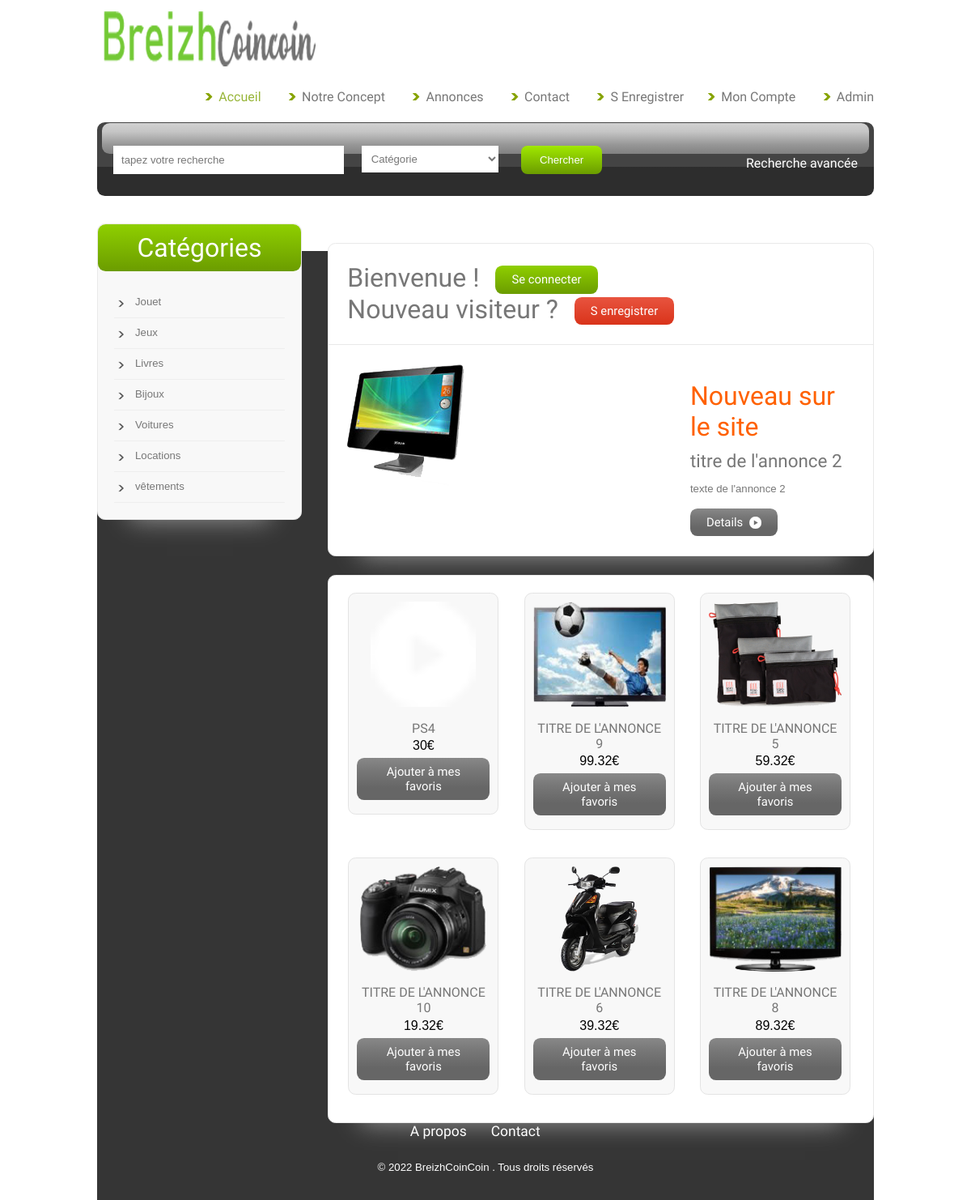
The page / on the database its author committed.
### tables this page shows
CREATE TABLE `annonces` (
  `annonceId` int(11) NOT NULL,
  `title` varchar(150) NOT NULL,
  `price` double NOT NULL,
  `DATE` varchar(30) DEFAULT NULL,
  `image` varchar(50) DEFAULT NULL,
  `description` varchar(1000) DEFAULT NULL,
  `categorie` int(11) DEFAULT NULL,
  `userId` int(11) DEFAULT NULL,
  `UPDATE_TIME` date DEFAULT NULL
);

### index.php (the view, shortened to what this page needs)
<?php
include("inc/top.php");
?>
<?php
		 $get_last_five = $bd -> prepare("SELECT * FROM annonces
		 ORDER BY  `DATE` DESC  LIMIT 5 ");
		 $get_annonces= $bd -> prepare("SELECT * FROM annonces");
		 $get_last_five -> execute();
		 $get_annonces -> execute();
		 $last_five=$get_last_five -> fetchall();
		 $random_index=array_rand($last_five,1);
		 $all_announces=$get_annonces->fetchall();
		 $six_announces=array_rand($all_announces,6);
		 shuffle($six_announces);
?>
<div class="main">
<div class="sidebar">
<div class="s-main">
	<div class="s_hdr">
		<h2>Catégories</h2>
	</div>
	<div class="text1-nav">
		<ul>
			<?php
				foreach($categories as $cat){
				print_r("<li><a href=categories.php?id=".$cat['id'].">".$cat['NAME']."</a></li>");
				}
			?>
	    </ul>
	</div>
</div>
</div>
<div class="content">
	<div class="cnt-main">
		<div class="s_btn">
			<ul>
			<?php	if(isset($_SESSION['user'])){
			echo	"<li><h2>Bienvenue : ". $_SESSION['user']."</h2></li>";
				}else{
			echo '	<li><h2>Bienvenue !</h2></li>
				<li><h3><a href="login.php">Se connecter</a></h3></li>
				<li><h2>Nouveau visiteur ?</h2></li>
				<li><h4><a href="sinscrire.php">S enregistrer</a></h4></li>
				<div class="clear"></div> ';
			}
			?>
			</ul>
		</div>
	<div class="grid">
	<div class="grid-img">
		<?php
			echo '<a href="annonce.php?id='.$last_five[$random_index]['annonceId'].'"><img src="images/'.$last_five[$random_index]['image'].'" alt=""/></a>';
		?>
	</div>
	<div class="grid-para">
		<h2>Nouveau sur le site</h2>
		<?php
		echo '<h3>'.$last_five[$random_index]['title'].'</h3>';
		echo '<p>'.$last_five[$random_index]['description'].'</p>';
		?>
		<div class="btn top">
		<?php
		echo '<a href="annonce.php?id='.$last_five[$random_index]['annonceId'].'">Details&nbsp;<img src="images/marker2.png"></a>';
		?>
		</div>
	</div>
	</div>
</div>
<div class="cnt-main btm">
	<div class="section group">
	<?php
		foreach($six_announces as $six){
			echo '	<div class="grid_1_of_3 images_1_of_3">
					<a href="annonce.php?id='.$all_announces[$six]['annonceId'].'"><img src="images/'.$all_announces[$six]['image'].'" alt=""/></a>
					<a href="annonce.php?id='.$all_announces[$six]['annonceId'].'"><h3>'.$all_announces[$six]['title'].'</h3></a>
					<div class="cart-b">
					<span class="price left"><sup>'.$all_announces[$six]['price'].'€</sup><sub></sub></span>
					 <div class="btn top-right right"><a href="favoris.php?annonceId='.$all_announces[$six]['annonceId'].'">Ajouter à mes favoris</a></div>
					<div class="clear"></div> </div>
					</div>';
		}
		?>
	</div>
</div>
</div>
<?php
include("inc/bottom.php");
?>

### inc/top.php (shortened to what this page needs)
<?php
    $serveur="localhost";
    $login="root";
    $pass="";
     try {
         $bd= new PDO("mysql:host=$serveur;dbname=test",$login,$pass);
         $bd->setAttribute(PDO::ATTR_ERRMODE,PDO::ERRMODE_EXCEPTION);
         $requete=$bd->prepare(   "select * from categories "  );
		 $requete -> execute();
		$resultats=$requete->fetchall();
		} catch (PDOException $e) {
			echo 'echec de connexion :'.$e->getmessage();
		}
?>
<!DOCTYPE HTML>
<html>
<head>
<link href="css/style.css" rel="stylesheet" type="text/css" media="all" />
</head>
<body>
<div class="wrap">
<div class="header">
	<div class="logo">
		<a href="index.php"><img src="images/logo.png" alt=""> </a>
	</div>
	<div class="header-right">
	<div class="menu">
	 	 <ul class="nav">
        <li class="active"><a href="index.php" title="Home">Accueil</a></li>
  		<li><a href="apropos.php">Notre concept</a></li>
  	     <li><a href="categories.php">Annonces</a></li>
  		<li><a href="contact.php">Contact</a></li>
		 <?php
		 if(!isset($_SESSION['user'])){
  		echo '<li><a href="sinscrire.php">S enregistrer</a></li>';
		 }
		if(!isset($SESSION['user'])){
	    echo '<li><a href="login.php">Mon compte</a></li>';
		}else {
			echo '<li><a href="compte.php">Mon compte</a></li>';
		}
		?>
		<li><a href="manager/index.php">Admin</a></li>
      </ul>
	 </div>
	 </div>
</div>
<div class="hdr-btm pad-w3l">
<div class="hdr-btm-bg"></div>
<div class="hdr-btm-left">
<form action="categories.php" method="GET">
	<div class="search">
		<input  name="cherche" type="text" value="tapez votre recherche" >
		<input type="submit" value="Chercher" class="pad-w3l-search">
	</div>
	<div class="drp-dwn">
		<select class="custom-select" id="select-1" name="id">
			<option selected="selected" value="tous">Catégorie</option>
			<?php
				foreach($resultats as $res ){
				print_r('<option value="'.$res['id'].'">'.$res['NAME'].'</option>');
				}
			?>
		</select>
	</div>
	</form>
	<div class="txt-right">
		<h3><a href="?recherche=avancee">Recherche avancée</a></h3>
	</div>
</div>
</div>

### inc/bottom.php
</div>
<div class="footer-bg">
<div class="wrap">
<div class="footer">
	<div class="f_nav">
		<ul>
			<li><a href="#">A propos</a></li>
			<li><a href="#">Contact</a></li>
		</ul>
	</div>
	<div class="footer1">
		<p>&copy; 2022 BreizhCoinCoin . Tous droits réservés</p>
	</div>
</div>
</div>
</div>
</body>
</html>

### rows shown on the page
annonces: image (picture), title "titre de l'annonce 2", description "texte de l'annonce 2"
annonces: image (picture), title "PS4", price "30"
annonces: image (picture), title "TITRE DE L'ANNONCE 9", price "99.32"
annonces: image (picture), title "TITRE DE L'ANNONCE 5", price "59.32"
annonces: image (picture), title "TITRE DE L'ANNONCE 10", price "19.32"
annonces: image (picture), title "TITRE DE L'ANNONCE 6", price "39.32"
annonces: image (picture), title "TITRE DE L'ANNONCE 8", price "89.32"
